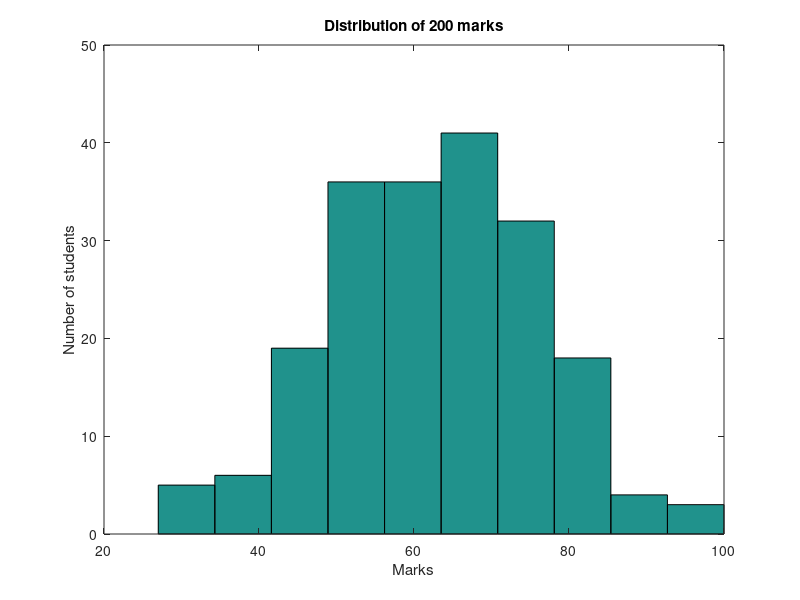

Source code (MATLAB):
% Day 038 · Histograms — A histogram of exam marks
% Run: open this file in MATLAB and press Run (or type example_1 in the Command Window)

rng(10);
marks = round(min(100, max(0, 62 + 14*randn(1, 200))));
hist(marks, 10)
xlabel('Marks'); ylabel('Number of students')
title('Distribution of 200 marks')
[counts, centers] = hist(marks, 10);
disp([round(centers); counts])
